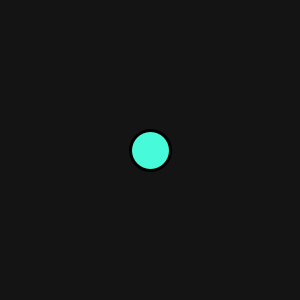
Frame 1 (no input)
Frame 60 (the mouse pressed at the canvas centre just before this capture): identical to frame 1, image omitted
Frame 120 (the mouse held since frame 60 and released just before this capture): identical to frame 1, image omitted

The Processing sketch that drew this single still picture (run headless with seeded random() and noise(); from frame 60 on, the mouse is pressed at the canvas centre):

// Processing sketch: Kontrol_Bola_dengan_Keyboard_Type_1
// ── Kontrol_Bola_dengan_Keyboard_Type_1.pde

int x = 150, y = 150;

void setup () {

  size (300, 300);
  rectMode (CENTER);
  strokeWeight (3);
  
}

void draw () {
  
  background (20);
  
  stroke (0);
  fill (#47FADA);
  
  ellipse (x, y, 40,40);
 
  // Kontrol
  
  if (keyPressed) {
  
    if (key == 'a') {
      x = x - 1;
    }
    
    if (key == 'd') {
      x = x + 1;
    }
    
    if (key == 's') {
      y = y + 1;
    }
    
    if (key == 'w') {
      y = y - 1;
    }
    
  }
  
  // Kondisi
  
  if (x > width + 10) {
    x = -10;
  }
  
  if (x < -10) {
    x = width + 10;
  }
  
  if (y > height + 10) {
    y = -10;
  }
  
  if (y < -10) {
    y = height + 10;
  }
  
}
